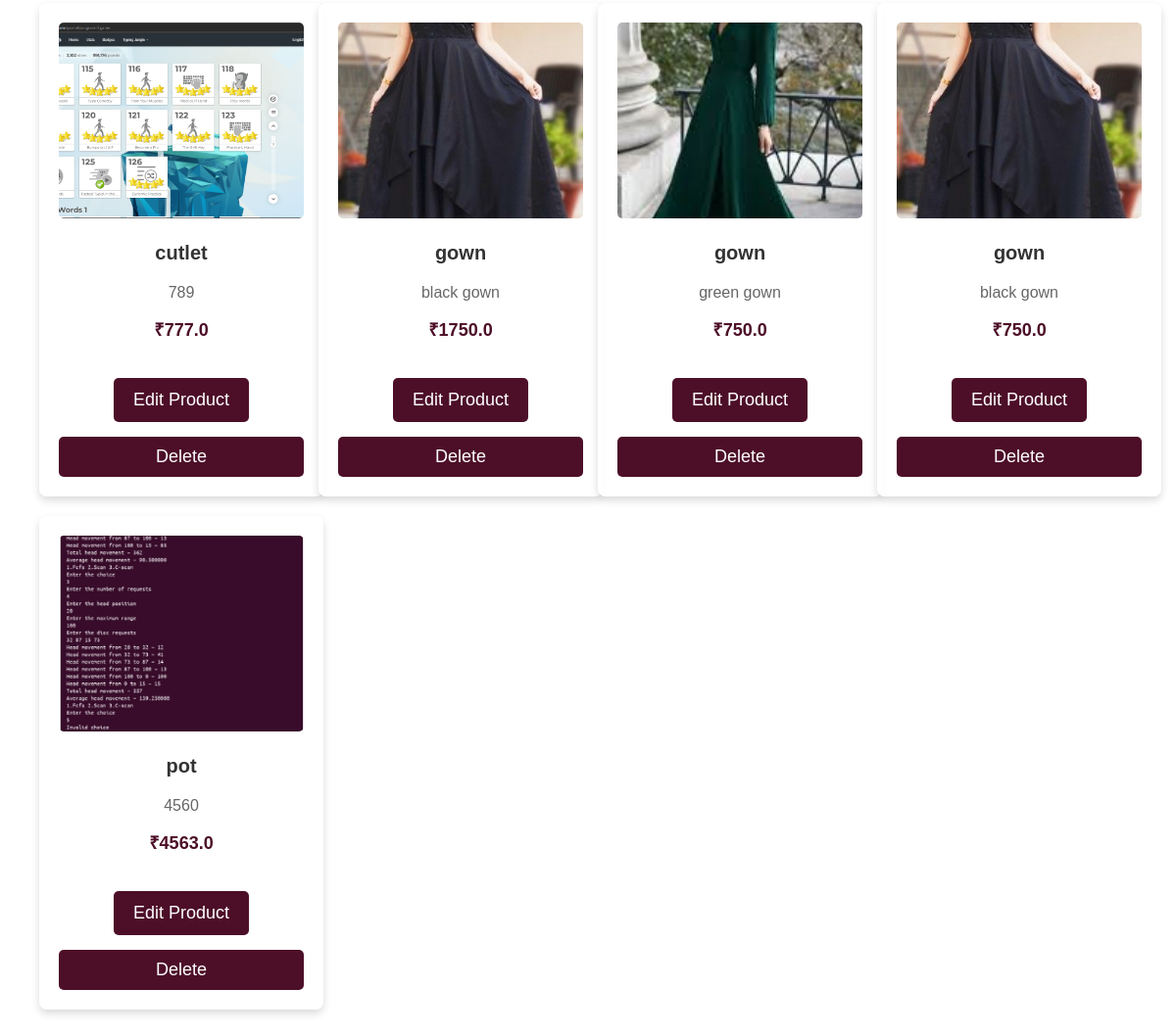
The app's page /manage_products (signed in, lower part), older data.
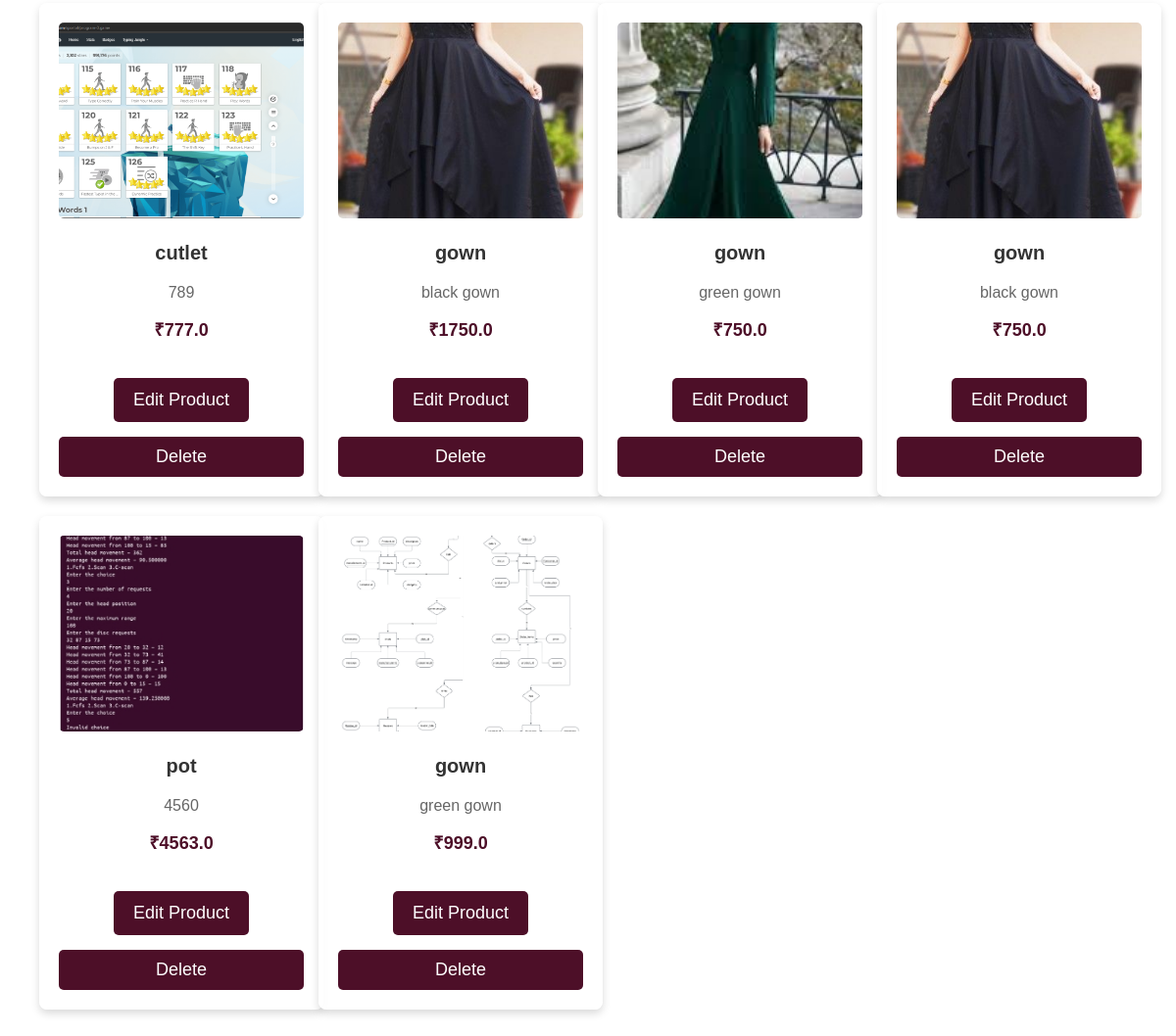
The same page, newer data.
### tables this page shows
CREATE TABLE products (
            id INTEGER PRIMARY KEY AUTOINCREMENT,
            name TEXT NOT NULL,
            description TEXT NOT NULL,
            price REAL NOT NULL,
            image TEXT NOT NULL,
            manufacturer_id INTEGER, approved INTEGER DEFAULT 0, status TEXT DEFAULT 'pending',
            FOREIGN KEY (manufacturer_id) REFERENCES users (id)
        );

### app.py (the view)
@app.route('/manage_products')
def manage_products():
    if "user_id" not in session or session["user_type"] != "manufacturer":
        return redirect(url_for("login"))
    manufacturer_id = session["user_id"]
    conn = sqlite3.connect("craftconnect.db")
    conn.row_factory = sqlite3.Row
    cursor = conn.cursor()
    cursor.execute("SELECT * FROM products WHERE manufacturer_id=?", (manufacturer_id,))
    products = cursor.fetchall()
    conn.close()
    return render_template("manage_products.html", products=products)

### templates/manage_products.html (shortened to what this page needs)
<!DOCTYPE html>
<html lang="en">
<head>
    <link rel="stylesheet" href="{{ url_for('static', filename='css/styles.css') }}">
</head>
<body>
    <section class="product-container">
        {% if products %}
            <div class="products-grid">
                {% for product in products %}
                <div class="product-card">
                    <img src="{{ url_for('static', filename='uploads/' + product[4]) }}" alt="{{ product[1] }}">
                    <h3>{{ product[1] }}</h3>
                    <p>{{ product[2] }}</p>
                    <p class="price">₹{{ product[3] }}</p>
                    <a href="{{ url_for('edit_product', product_id=product[0]) }}">
                        <a href="{{ url_for('edit_product', product_id=product['id']) }}" class="button">Edit Product</a>
                    </a>
                    <form action="{{ url_for('delete_product', product_id=product[0]) }}" method="POST">
                        <button type="submit" class="button">Delete</button>
                    </form>
                </div>
                {% endfor %}
            </div>
        {% else %}
            <p>No products found.</p>
        {% endif %}
    </section>
</body>
</html>

Row changes from the older to the newer data that the page shows:
added products: image (picture), name "gown", description "green gown", price "999.0"
